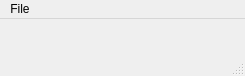
<?xml version="1.0" encoding="UTF-8"?>
<ui version="4.0">
 <class>MainWindow</class>
 <widget class="QMainWindow" name="MainWindow">
  <property name="geometry">
   <rect>
    <x>0</x>
    <y>0</y>
    <width>245</width>
    <height>76</height>
   </rect>
  </property>
  <property name="windowTitle">
   <string>MainWindow</string>
  </property>
  <widget class="QWidget" name="centralwidget"/>
  <widget class="QMenuBar" name="menubar">
   <property name="geometry">
    <rect>
     <x>0</x>
     <y>0</y>
     <width>245</width>
     <height>17</height>
    </rect>
   </property>
   <widget class="QMenu" name="menuFile">
    <property name="title">
     <string>File</string>
    </property>
    <addaction name="actionNew"/>
    <addaction name="actionOpen"/>
    <addaction name="actionSave"/>
   </widget>
   <addaction name="menuFile"/>
  </widget>
  <widget class="QStatusBar" name="statusbar"/>
  <action name="actionNew">
   <property name="icon">
    <iconset resource="MyResource.qrc">
     <normaloff>:/Images/Simpleicons-Team-Simple-Go.512.png</normaloff>:/Images/Simpleicons-Team-Simple-Go.512.png</iconset>
   </property>
   <property name="text">
    <string>New</string>
   </property>
  </action>
  <action name="actionOpen">
   <property name="icon">
    <iconset resource="MyResource.qrc">
     <normaloff>:/Images/Ionic-Ionicons-Home.512.png</normaloff>:/Images/Ionic-Ionicons-Home.512.png</iconset>
   </property>
   <property name="text">
    <string>Open</string>
   </property>
  </action>
  <action name="actionSave">
   <property name="icon">
    <iconset resource="MyResource.qrc">
     <normaloff>:/Images/Ionic-Ionicons-Enter.512.png</normaloff>:/Images/Ionic-Ionicons-Enter.512.png</iconset>
   </property>
   <property name="text">
    <string>Save</string>
   </property>
  </action>
 </widget>
 <resources>
  <include location="MyResource.qrc"/>
 </resources>
 <connections/>
</ui>
